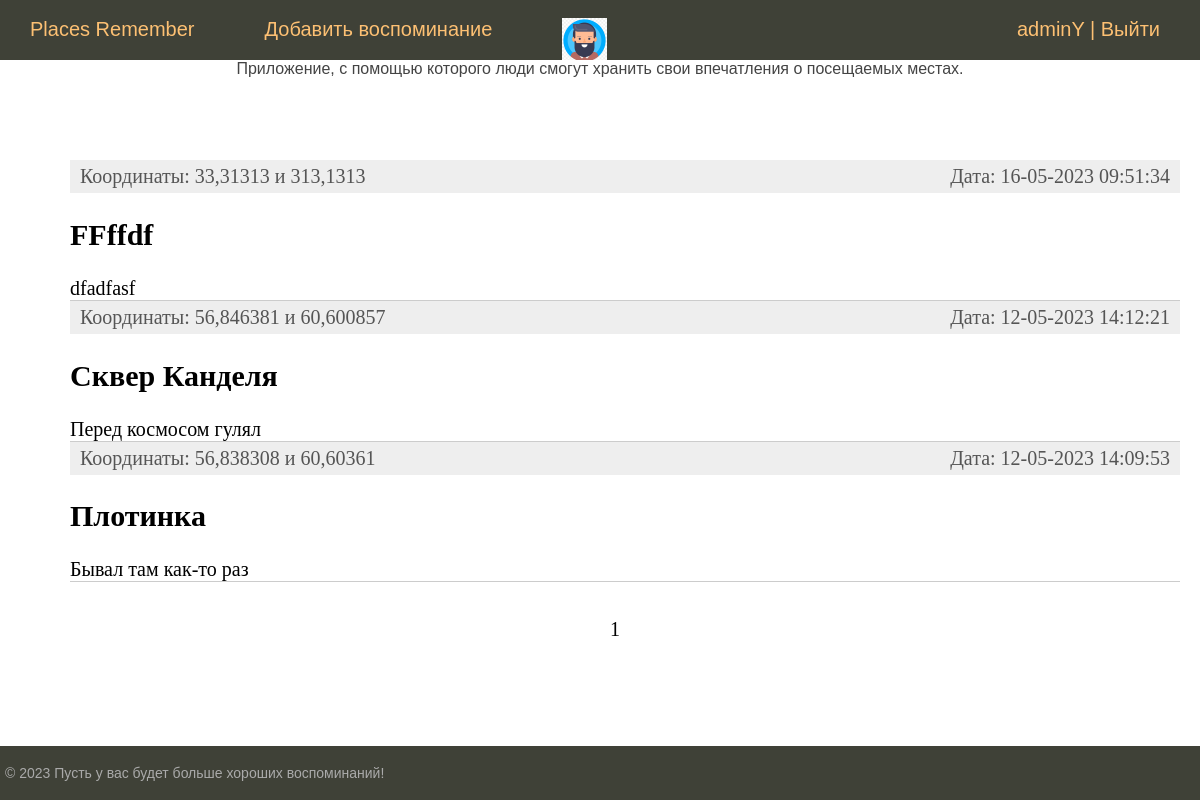
The app's page / (signed in) with its own data.
### visited/models.py (models this page shows)
class Profile(models.Model):
    user = models.OneToOneField(User, on_delete=models.CASCADE, verbose_name="Пользователь")
    avatar = models.ImageField(upload_to='users_avatars', blank=True, verbose_name="Фото")
    class Meta:
        verbose_name = 'Профиль'
        verbose_name_plural = 'Профили'

class Places(models.Model):
    user = models.ForeignKey(User, on_delete=models.CASCADE)
    latitude = models.FloatField(null=True)
    longitude = models.FloatField(null=True)
    name = models.CharField(max_length=255)
    comment = models.TextField(blank=True)
    time_create = models.DateTimeField(auto_now_add=True)
    class Meta:
        verbose_name = "Посещенные места"
        verbose_name_plural = "Посещенные места"
        ordering = ['-time_create']

### visited/views.py (the view)
# urls.py: path('', VisitedHome.as_view(), name='home'),  #http://127.0.0.1:8000/
class VisitedHome(DataMixin, ListView):
    paginate_by = 3
    model = Places
    template_name = 'visited/index.html'
    context_object_name = 'posts'
    def get_context_data(self, *, object_list=None, **kwargs):
        context = super().get_context_data(**kwargs)
        c_def = self.get_user_context(title='Главная страница')
        return dict(list(context.items()) + list(c_def.items()))
    def get_queryset(self):
        user_id = self.request.user.id
        return Places.objects.filter(user=user_id)  # нужно чтобы фильтровало только id авторизованного

### visited/utils.py (called while the page is built)
    def get_user_context(self, **kwargs):
        context = kwargs
        user_menu = menu.copy()
        if not self.request.user.is_authenticated:
                user_menu.pop(1)
        context['menu'] = user_menu
        return context

### visited/templates/visited/index.html (shortened to what this page needs)
{% extends 'visited/base.html' %}
{% block content %}
<ul class="list-articles">
	{% for p in posts %}
			<li>
				<div class="article-panel">
					<p class="first">Координаты: {{p.latitude}} и {{p.longitude}}</p>
					<p class="last">Дата: {{p.time_create|date:"d-m-Y H:i:s"}}</p>
				</div>
				<h2>{{p.name}}</h2>
	{% autoescape on %}
	{{p.comment}}
	{% endautoescape %}
			</li>
	{% endfor %}
</ul>
		{% if page_obj %}
		<nav class="list-pages">
			<ul>
				{% for p in paginator.page_range %}
				{% if page_obj.number == p %}
				<li class="page-num page-num-selected">{{ p }}</li>
				{% elif p >= page_obj.number|add:-2 and p <= page_obj.number|add:2 %}
				<li class="page-num">
					<a href="?page={{ p }}">{{ p }}</a>
				</li>
				{% endif %}
				{% endfor %}
			</ul>
		</nav>
		{% endif %}
	</div>
{% endblock %}

### visited/templates/visited/base.html (shortened to what this page needs)
{% load static account socialaccount %}
<!DOCTYPE html>
<html>
<head>
	<link type="text/css" href="{% static 'visited/css/styles.css' %}" rel="stylesheet" />
</head>
<body>
<table class="table-page" border=0 cellpadding="0" cellspacing="0">
<tr><td valign=top>
{% block mainmenu %}
		<div class="header">
			<ul id="mainmenu" class="mainmenu">
{% for m in menu %}
			<li><a href="{% url m.url_name %}">{{m.title}}</a></li>
{% endfor %}
			{% if request.user.is_authenticated %}
<li><img src="{{ user.profile.avatar.url }}" height=45 width=45"></li>
			<li class="last"> {{user.username}} | <a href="{% url 'logout' %}">Выйти</a></li>
			{% else %}
			<li class="last"><a href="{% provider_login_url "google" %}">Войти с помощью Google</a></li>
			{% endif %}
			</ul>
<div class="description-site" style="text-align: center">Приложение, с помощью которого люди смогут хранить свои впечатления о посещаемых местах.
</div>
		</div>
{% endblock mainmenu %}
<table class="table-content" border=0 cellpadding="0" cellspacing="0">
<tr>
<td valign="top" class="content">
	<div class="content-text">
{% block content %}
{% endblock %}
</td></tr></table>
</td></tr>
<tr><td valign=top>
	<div id="footer">
		<p>&copy; 2023 Пусть у вас будет больше хороших воспоминаний!</p>
	</div>
</td></tr></table>
</body>
</html>

### visited/static/visited/css/styles.css (style rules this page uses)
html, body { font-family: 'Arial'; margin: 0; padding: 0; height: 100%; width: 100%; color: #444; }
a { color: #0059b2; text-decoration: none; }
img { max-width: 600px; height: auto; }
div.article-panel { background: #eee; padding: 5px 10px 5px 10px; box-sizing: border-box; overflow: hidden; color: #555; }
div.article-panel p.first { margin: 0; float: left; }
div.article-panel p.last { margin: 0; float: right; }
ul.list-articles { list-style: none; margin: 0; padding: 0; }
ul.list-articles li { border-bottom: 1px solid #ccc; }
.table-page { width: 100%; height: 100%; vertical-align: top; }
.table-page tr { height: 100%; }
.header { background: #3F4137; height: 60px; }
ul.mainmenu { list-style: none; margin: 0; padding: 0; height: 60px; color: #fdc073; font-size: 20px; overflow: hidden; }
ul.mainmenu li { float: left; margin: 18px 40px 0 30px; }
ul.mainmenu li.last { float: right; }
ul.mainmenu li a { color: #fdc073; text-decoration: none; }
.table-content { width: 100%; min-height: 100%; height: 100%; }
.content { padding: 40px 20px 20px 40px; width: 100%; box-sizing: border-box; }
.content-text { margin: 60px 0 0 30px; color: #000; font-size: 20px; font-family: Yandex Sans Display Light; }
#footer { box-sizing: border-box; background: #3F4137; padding: 5px; color: #aaa; font-size: 14px; font-family: Verdana, Geneva, Arial, Helvetica; text-align: left; overflow: hidden; }
.list-pages { text-align: center; margin: 0 0 20px 0; }
.list-pages ul { margin: 20px 0 0 0; padding: 0; list-style: none; }
.list-pages ul li { display: inline-block; margin: 0 20px 0 0; }
.list-pages .page-num, .page-num-selected { display: inline-block; width: 60px; height: 44px; padding: 16px 0 0 0; border: 1px solid #d0d0d0; border-radius: 30px; }
.list-pages .page-num-selected { border: none; color: #000; font-size: 20px; }

### records on screen
Places: latitude "33,31313", longitude "313,1313", time_create "16-05-2023 09:51:34", name "FFffdf", comment "dfadfasf"
Places: latitude "56,846381", longitude "60,600857", time_create "12-05-2023 14:12:21", name "Сквер Канделя", comment "Перед космосом гулял"
Places: latitude "56,838308", longitude "60,60361", time_create "12-05-2023 14:09:53", name "Плотинка", comment "Бывал там как-то раз"

### other values on screen
{{ m.title }} "Places Remember" "Добавить воспоминание"
{{ user.username }} "adminY"
{{ p }} "1"
